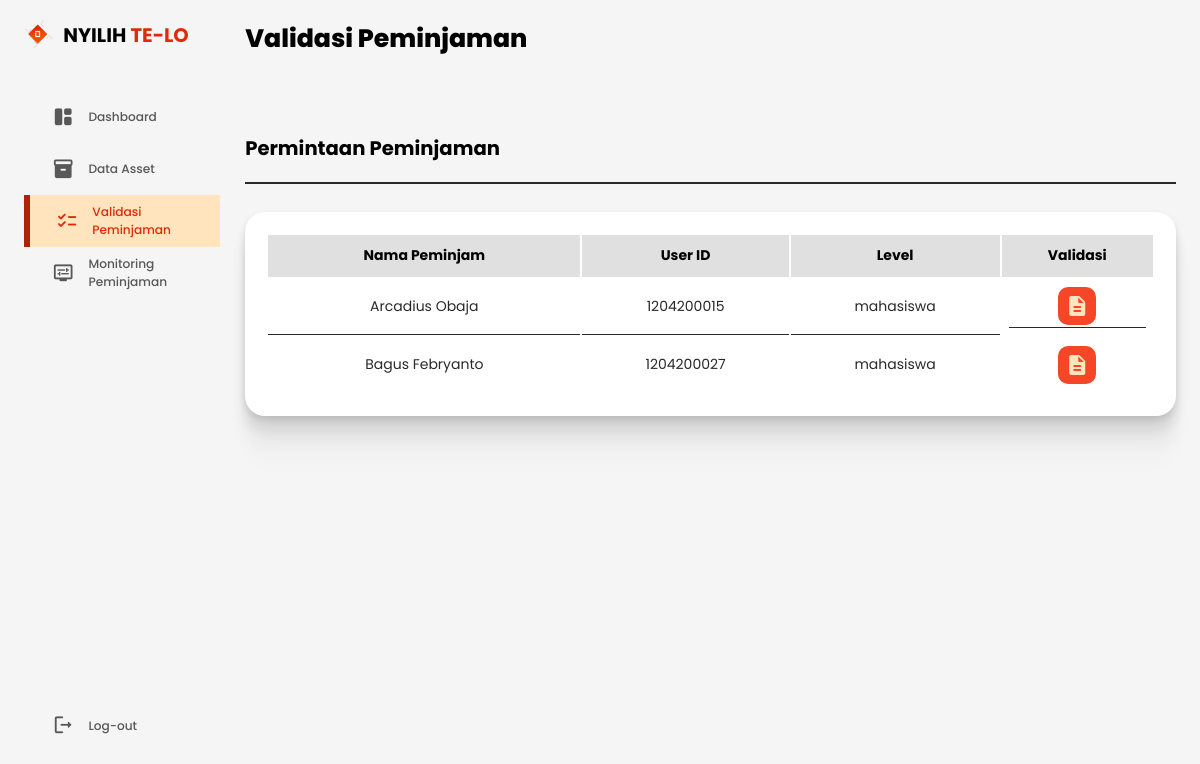
Page /pages/admin/request-admin.php (signed in) on the committed database.
### tables this page shows
CREATE TABLE `user` (
  `id_user` int(11) NOT NULL,
  `no_induk` char(10) NOT NULL,
  `level` enum('admin','mahasiswa') NOT NULL,
  `username` varchar(40) NOT NULL,
  `password` varchar(40) NOT NULL,
  `status` enum('belum pinjam','sudah pinjam','menunggu validasi') NOT NULL DEFAULT 'belum pinjam',
  `prodi` varchar(40) NOT NULL,
  `email` varchar(40) NOT NULL
);

### pages/admin/request-admin.php (the view, shortened to what this page needs)
<?php
require('../../connections/connection.php');
$query = mysqli_query($conn, "SELECT * FROM user");
?>
<!DOCTYPE html>
<html lang="en">
<head>
  <link rel="stylesheet" href="../../assets/dist/css/admin/vld-admin.css" />
</head>
<body>
  <div class="container">
    <aside>
      <div class="top">
        <div class="logo">
          <img src="../../assets/images/landing page/logo.png" alt="logo" />
          <h2>NYILIH <span>TE-LO</span></h2>
        </div>
      </div>
      <div class="sidebar">
        <a href="dashboard-admin.php">
          <span class="material-icons-round"> space_dashboard </span>
          <h3>Dashboard</h3>
        </a>
        <a href="asset-admin.php">
          <span class="material-icons-round"> inventory_2 </span>
          <h3>Data Asset</h3>
        </a>
        <a href="request-admin.php" class="active">
          <span class="material-icons-round"> checklist </span>
          <h3>Validasi Peminjaman</h3>
        </a>
        <a href="monitoring-admin.php">
          <span class="material-icons-round"> display_settings </span>
          <h3>Monitoring Peminjaman</h3>
        </a>
        <a href="../../controllers/logout.php">
          <span class="material-icons-round"> logout </span>
          <h3>Log-out</h3>
        </a>
      </div>
    </aside>
    <main>
      <div class="navbar">
        <h1>Validasi Peminjaman</h1>
      </div>
      <div class="row-1">
        <div class="room-order">
          <div class="header-room">
            <h2>Permintaan Peminjaman</h2>
          </div>
          <table>
            <thead>
              <tr>
                <th>Nama Peminjam</th>
                <th>User ID</th>
                <th>Level</th>
                <th>Validasi</th>
              </tr>
            </thead>
            <tbody>
              <?php
              mysqli_data_seek($query, 0);
              while ($data = mysqli_fetch_assoc($query)) {
                if($data['status'] == 'menunggu validasi'){
                  echo "
                      <tr>
                        <td>$data[username]</td>
                        <td>$data[no_induk]</td>
                        <td>$data[level]</td>
                        <td class=table-button>
                        <a href=file-request-admin.php?id=$data[id_user] class=icon-button>
                            <span class=material-icons-round>
                                description
                            </span>
                        </a>
                        </td>
                      </tr>
                  ";
                }
              }
              ?>
            </tbody>
          </table>
        </div>
      </div>
    </main>
  </div>
</body>
</html>

### rows in the picture
user: username "Arcadius Obaja", no_induk "1204200015", level "mahasiswa"
user: username "Bagus Febryanto", no_induk "1204200027", level "mahasiswa"
